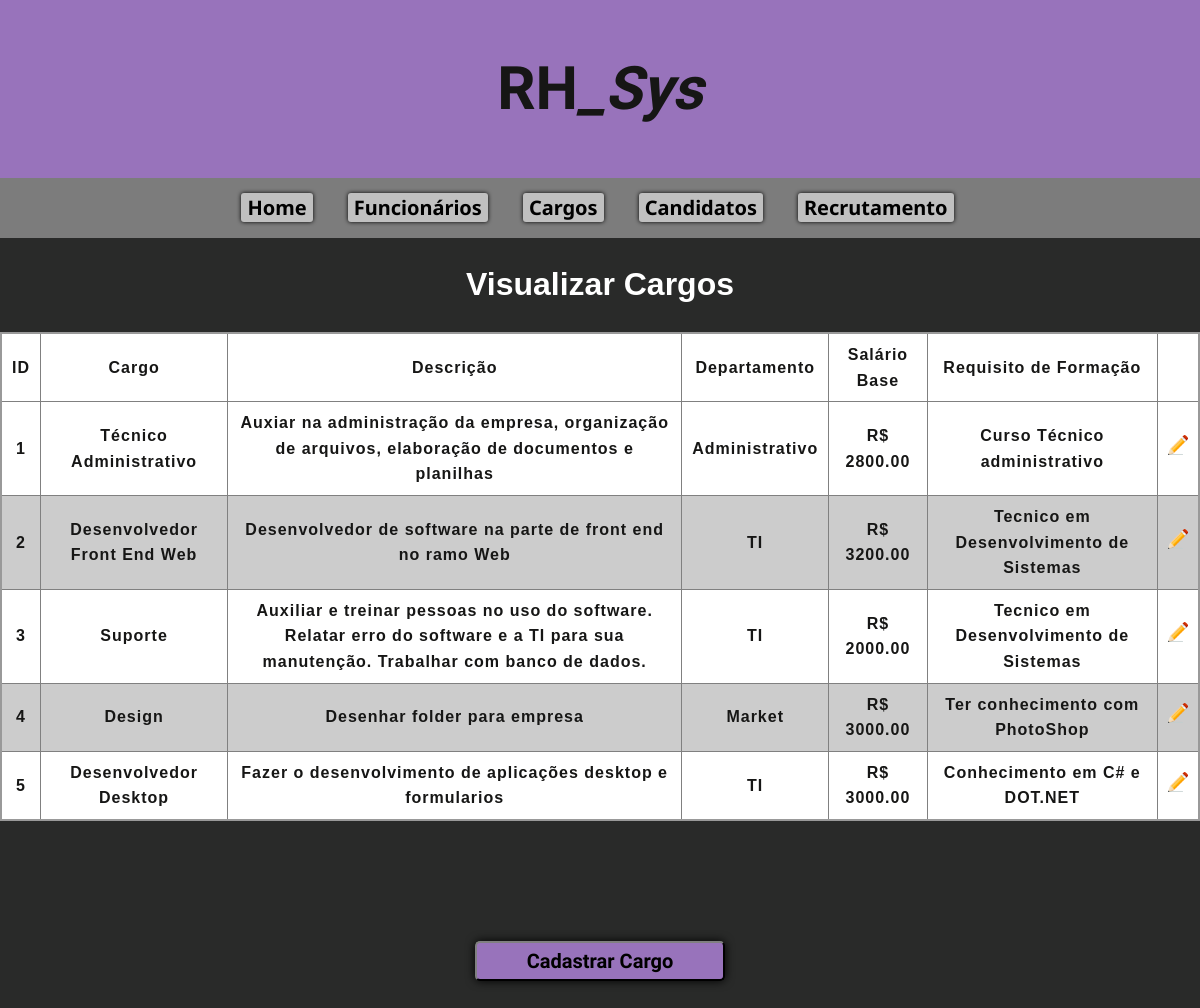
Page /cargos/ on the earlier database version.
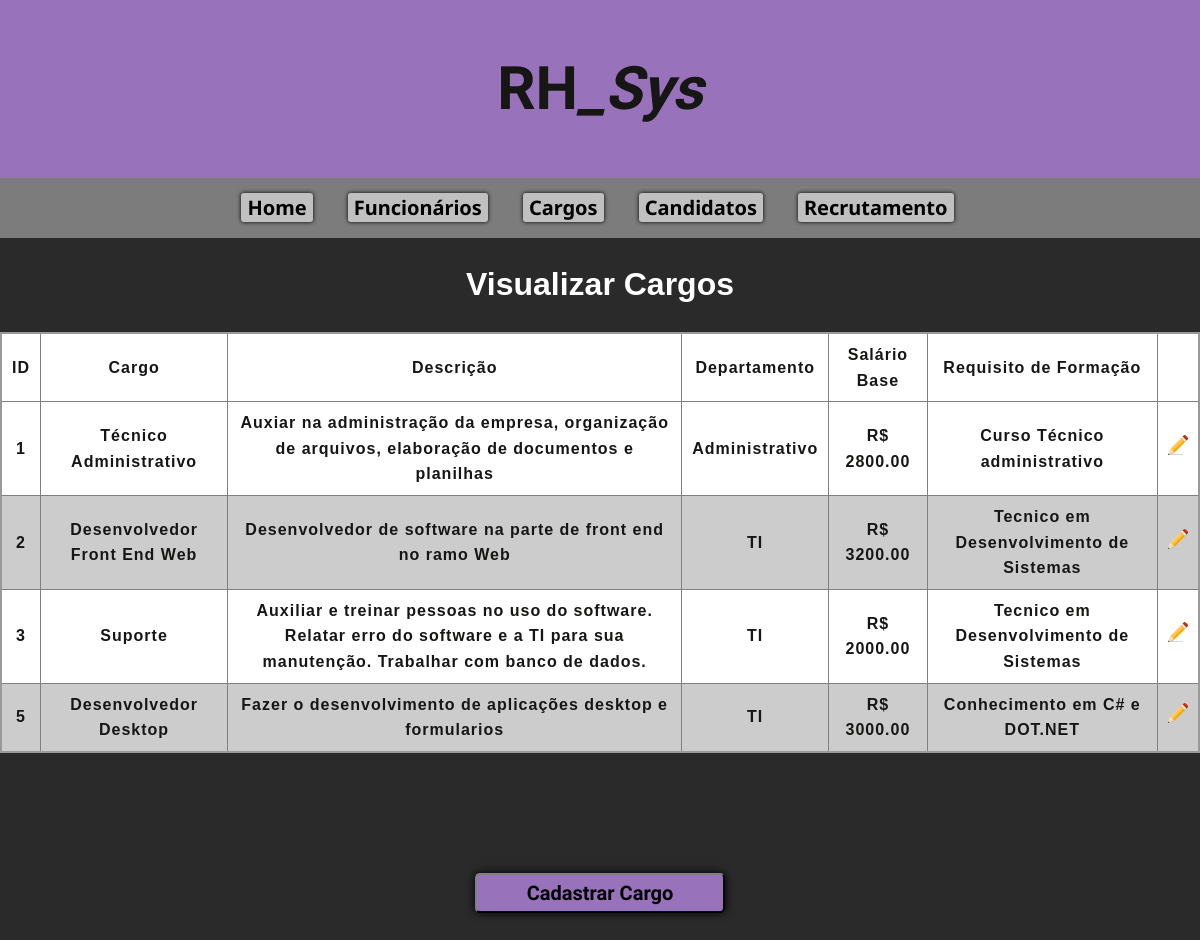
Same page on the later database version.
### rh/models.py (models this page shows)
class Cargos(models.Model):
    cargo = models.CharField(max_length=100)
    descricao = models.CharField(max_length=500)
    departamento = models.CharField(max_length=100)
    salario_base = models.DecimalField(max_digits=10, decimal_places=2)
    requisito_formacao = models.CharField(max_length=100)
    def __str__(self):
        return f'cargo: {self.cargo} | departamento: {self.departamento}'

### rh/views.py (the view)
# urls.py: path('cargos/', view_rh.cargo, name='cargo'),
def cargo(request):
    cargos = Cargos.objects.all()
    print(f"\n\n{cargos}\n\n")
    context = {
        'cargos': cargos,
        'title' : 'Visualizar Cargos'
    }
    return render(request, 'pages/listar/cargo.html', context)

### rh/templates/pages/listar/cargo.html
{% load static %}
{% include "partials/menu.html" %}
<h1 style="color: #fff; font-weight:bold">
    <center>{{ title }}</center>
</h1>
<table class="listagem_tabela">
    <thead>
        <tr>
            <th scope="col">ID</th>
            <th scope="col">Cargo</th>
            <th scope="col">Descrição</th>
            <th scope="col">Departamento</th>
            <th scope="col">Salário Base</th>
            <th scope="col">Requisito de Formação</th>
            <th scope="col"></th>
        </tr>
    </thead>
    <tbody>
        {% for cargo in cargos %}
            <tr>
                <th scope="row"> {{ cargo.id }} </th>
                <th> {{ cargo.cargo }} </th>
                <th> {{ cargo.descricao }}</th>
                <th> {{ cargo.departamento }} </th>
                <th> R$ {{ cargo.salario_base }} </th>
                <th> {{ cargo.requisito_formacao}} </th>
                <th>
                    <center>
                        <a href="{% url "editcargo" cargo.id %}"><img src="{% static "img/editar.png" %}" width="20px"></a>
                    </center>
                </th>
            </tr>
        {% endfor %}
    </tbody>
</table>
<div class="button_novocargo">
    <a href="{% url "cadcargo" %}"><button class="novo_cargo">Cadastrar Cargo</button></a>
</div>
{% include "partials/final.html" %}

Differences in the rows shown:
removed Cargos: id "4", cargo "Design", descricao "Desenhar folder para empresa", departamento "Market", salario_base "3000.00", requisito_formacao "Ter conhecimento com PhotoShop"
